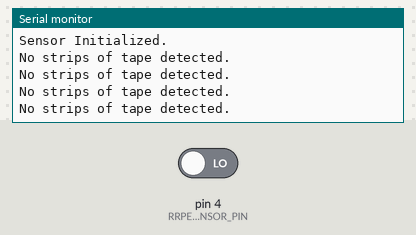
A sketch run on a simulated Arduino Uno, built with avr-gcc and run on an emulated ATmega328P. On the bench: the last lines printed to the serial monitor. The test bench sets the inputs (shaded band); at power-on: pin 4 (RRPE_SENSOR_PIN) LOW.

Above: at 1.8 s.
1.9 s: pin 4 (RRPE_SENSOR_PIN) driven HIGH
At 2.4 s:
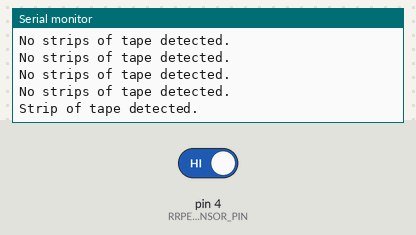
4.0 s: pin 4 (RRPE_SENSOR_PIN) driven LOW
At 5.0 s:
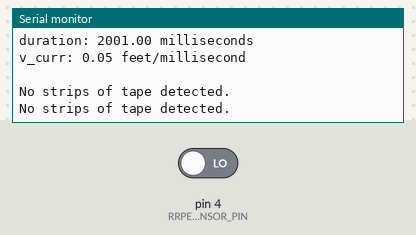

Measured:
- after the input at 1.9 s, the serial monitor: prints a new line after 0.10 s (image 1)
- after the input at 4.0 s, the serial monitor: prints a new line at once (image 2)

The sketch:

rrpe_sensor.ino
```cpp
/* Automation Direct QMIC-0P-0F Retroreflective Photoelectric Sensor
 * Settings - Max, D (Dark On Mode)
 * (The sensor knobs should point toward 'D' and 'MAX')
 *
 * This code is confirmed working for the Arduino Uno with an Elecfreaks CAN BUS Shield,
 * with 12 V DC across the sensor and the sensor output connected to any digital pin, except
 * pins 2 and 3 (those are interrupt pins). Special thanks to Andrew Preston for his research.
 *
 * Be sure to double check connections when hooking up the sensor.
 * The sensor light should be a soft yellow and blink rapidly.
 *
 * A slight delay before the sensor actually detects light is a known issue, and probably has
 * to do with the connections (fiddle around with the connections to get a faster response).
 *
 */

const int RRPE_SENSOR_PIN = 4; // Digital Pin 4
int value = 0; // Value given by the sensor
float p_prev = 0; // Previous position
float v_prev = 0; // Previous velocity
float p_curr = 0; // Current position
float v_curr = 0; // Current velocity

bool insideTape = false;

float t_initial;
float t_final;
float duration;

void setup() {
  Serial.begin(9600);
  pinMode(RRPE_SENSOR_PIN, INPUT);
  Serial.println("Sensor Initialized.");
}

void loop() {
  p_curr = p_prev;

  // Get the current sensor output value
  value = digitalRead(RRPE_SENSOR_PIN);
  if (value) {
    if (insideTape == false) {
      Serial.println("Strip of tape detected.");
      t_initial = millis();
      insideTape = true;
    }
    else {
      Serial.println("Traveling inside tape.");
    }
  }
  else if (!value) {
    if (insideTape == true) {
      insideTape = false;
      t_final = millis();
      duration = (t_final - t_initial); // milliseconds
      p_curr = p_prev + 100;
      v_curr = (p_curr - p_prev) / duration;
      Serial.println("p_curr: " + String(p_curr) + " feet");
      Serial.println("p_prev: " + String(p_prev) + " feet");
      Serial.println("duration: " + String(duration) + " milliseconds");
      Serial.println("v_curr: " + String(v_curr) + " feet/millisecond");
      Serial.println(" ");
    }
    Serial.println("No strips of tape detected.");
  }
  else {
    if (insideTape == true) {
      insideTape = false;
      t_final = millis();
      duration = (t_final - t_initial); // milliseconds
      p_curr = p_prev + 100;
      v_curr = (p_curr - p_prev) / duration;
      Serial.println("p_curr: " + String(p_curr) + " feet");
      Serial.println("p_prev: " + String(p_prev) + " feet");
      Serial.println("duration: " + String(duration) + " milliseconds");
      Serial.println("v_curr: " + String(v_curr) + " feet/millisecond");
      Serial.println(" ");
    }
    Serial.println("No strips of tape detected.");
  }

  p_prev = p_curr;
  delay(500);
}
```
